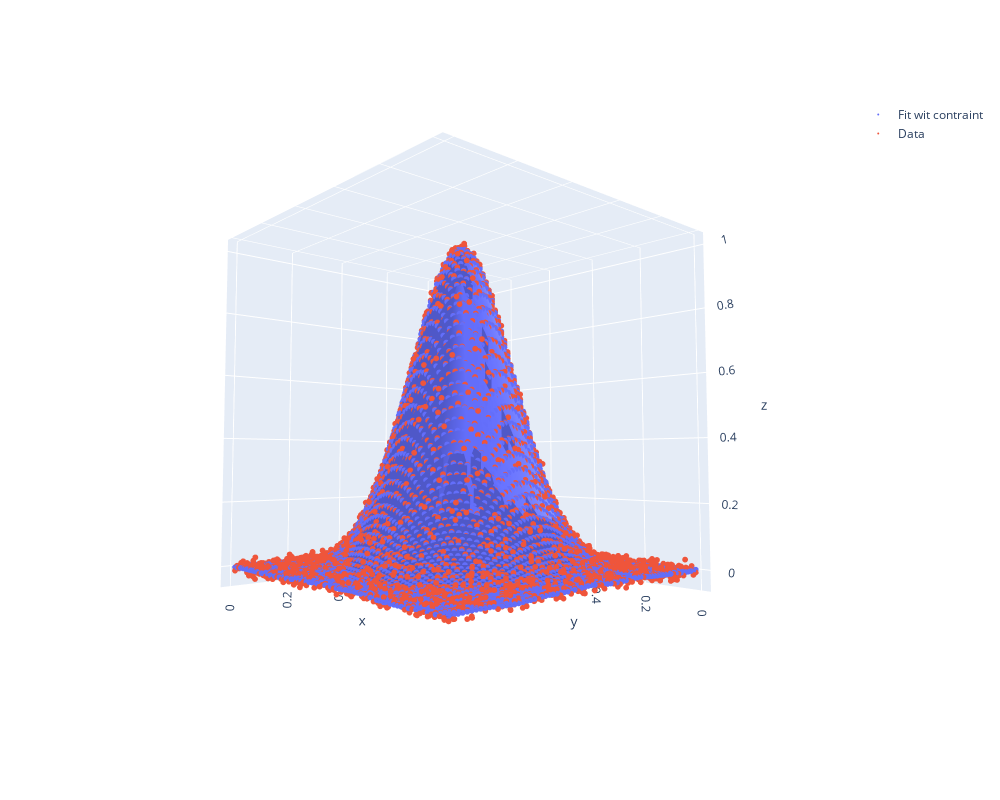

Source (notebook cell):
### Code cell
M = StarModel(description=m)
M.fit(X=X, y=y, plot_=0, verbose=False, max_iter=5)
fig = go.Figure()
fig.add_trace(go.Scatter3d(x=X[:,0], y=X[:,1], z=M.basis @ M.coef_, mode="markers", marker_size=2, name="Fit wit contraint", surfaceaxis=2))
fig.add_trace(go.Scatter3d(x=X[:,0], y=X[:,1], z=y, mode="markers", marker_size=2, name="Data"))
fig.update_layout(height=800, width=1000)

### Figure 1 — Plotly figure (JSON) as saved in the notebook; plotly's stock layout.template omitted (floating-point values rounded to 4 significant figures; data arrays with more than 128 entries replaced by an {"elided": "..."} marker saying what was removed)
{"data": [{"marker": {"size": 2}, "mode": "markers", "name": "Fit wit contraint", "surfaceaxis": 2, "type": "scatter3d", "x": {"elided": "5625 float values"}, "y": {"elided": "5625 float values"}, "z": {"elided": "5625 float values"}}, {"marker": {"size": 2}, "mode": "markers", "name": "Data", "type": "scatter3d", "x": {"elided": "5625 float values"}, "y": {"elided": "5625 float values"}, "z": {"elided": "5625 float values"}}], "layout": {"height": 800, "scene": {"aspectmode": "auto", "aspectratio": {"x": 0.9881, "y": 0.9881, "z": 1.024}, "camera": {"center": {"x": 0, "y": 0, "z": 0}, "eye": {"x": -1.443, "y": -1.607, "z": -0.1459}, "projection": {"type": "perspective"}, "up": {"x": 0, "y": 0, "z": 1}}}, "width": 1000}}
